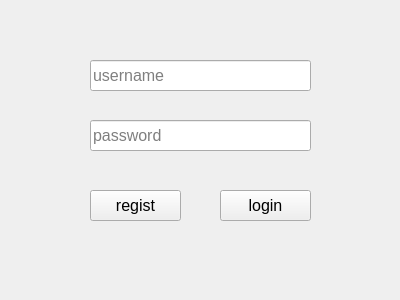
<?xml version="1.0" encoding="UTF-8"?>
<ui version="4.0">
 <class>Form</class>
 <widget class="QWidget" name="Form">
  <property name="geometry">
   <rect>
    <x>0</x>
    <y>0</y>
    <width>400</width>
    <height>300</height>
   </rect>
  </property>
  <property name="sizePolicy">
   <sizepolicy hsizetype="Fixed" vsizetype="Fixed">
    <horstretch>0</horstretch>
    <verstretch>0</verstretch>
   </sizepolicy>
  </property>
  <property name="minimumSize">
   <size>
    <width>400</width>
    <height>300</height>
   </size>
  </property>
  <property name="maximumSize">
   <size>
    <width>400</width>
    <height>300</height>
   </size>
  </property>
  <property name="font">
   <font>
    <pointsize>12</pointsize>
   </font>
  </property>
  <property name="windowTitle">
   <string>Login</string>
  </property>
  <widget class="QPushButton" name="pushButton">
   <property name="geometry">
    <rect>
     <x>220</x>
     <y>190</y>
     <width>91</width>
     <height>31</height>
    </rect>
   </property>
   <property name="text">
    <string>login</string>
   </property>
  </widget>
  <widget class="QPushButton" name="pushButton_2">
   <property name="geometry">
    <rect>
     <x>90</x>
     <y>190</y>
     <width>91</width>
     <height>31</height>
    </rect>
   </property>
   <property name="text">
    <string>regist</string>
   </property>
  </widget>
  <widget class="QLineEdit" name="lineEdit">
   <property name="geometry">
    <rect>
     <x>90</x>
     <y>60</y>
     <width>221</width>
     <height>31</height>
    </rect>
   </property>
   <property name="sizePolicy">
    <sizepolicy hsizetype="Fixed" vsizetype="Fixed">
     <horstretch>0</horstretch>
     <verstretch>0</verstretch>
    </sizepolicy>
   </property>
   <property name="placeholderText">
    <string>username</string>
   </property>
  </widget>
  <widget class="QLineEdit" name="lineEdit_2">
   <property name="geometry">
    <rect>
     <x>90</x>
     <y>120</y>
     <width>221</width>
     <height>31</height>
    </rect>
   </property>
   <property name="echoMode">
    <enum>QLineEdit::Password</enum>
   </property>
   <property name="placeholderText">
    <string>password</string>
   </property>
  </widget>
 </widget>
 <resources/>
 <connections/>
</ui>
